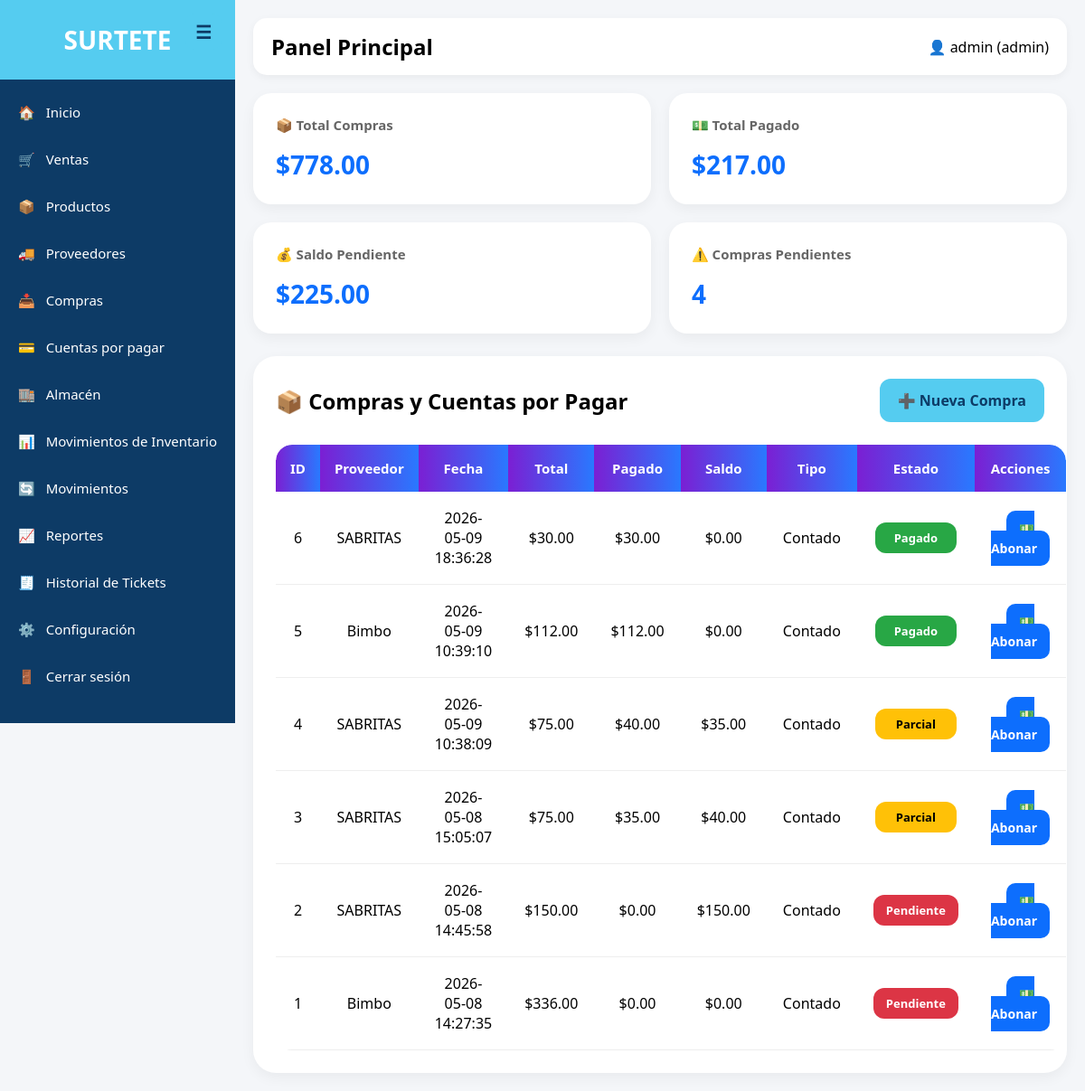
Page /compras/index.php (signed in) on the committed database.
### tables this page shows
CREATE TABLE `compras` (
  `id` int(11) NOT NULL,
  `proveedor_id` int(11) NOT NULL,
  `fecha` datetime DEFAULT current_timestamp(),
  `total` decimal(10,2) NOT NULL,
  `estado` enum('pendiente','recibido','pagado') DEFAULT 'pendiente',
  `subtotal` decimal(10,2) DEFAULT 0.00,
  `descuento` decimal(10,2) DEFAULT 0.00,
  `iva` decimal(10,2) DEFAULT 0.00,
  `pagado` decimal(10,2) DEFAULT 0.00,
  `saldo` decimal(10,2) DEFAULT 0.00,
  `tipo_pago` enum('contado','credito') DEFAULT 'contado',
  `estado_pago` enum('pendiente','parcial','pagado') DEFAULT 'pendiente'
);

CREATE TABLE `proveedores` (
  `id` int(11) NOT NULL,
  `nombre_empresa` varchar(150) NOT NULL,
  `empresa_telefono` varchar(20) DEFAULT NULL,
  `email` varchar(100) DEFAULT NULL,
  `empresa_direccion` text DEFAULT NULL,
  `redes_sociales` text DEFAULT NULL,
  `vendedor_nombre` varchar(150) DEFAULT NULL,
  `vendedor_telefono` varchar(20) DEFAULT NULL,
  `gerente_nombre` varchar(150) DEFAULT NULL,
  `gerente_telefono` varchar(20) DEFAULT NULL,
  `activo` tinyint(1) NOT NULL,
  `fecha_creacion` timestamp NOT NULL DEFAULT current_timestamp() ON UPDATE current_timestamp()
);

### compras/index.php (the view, shortened to what this page needs)
<?php
include("../config/db.php");
$sql = "
SELECT
compras.*,
proveedores.nombre_empresa AS proveedor
FROM compras
INNER JOIN proveedores
ON compras.proveedor_id = proveedores.id
ORDER BY compras.id DESC
";
$stmt = $conexion->query($sql);
$compras = $stmt->fetchAll();
?>
<!DOCTYPE html>
<html lang="es">
<head>
<link rel="stylesheet"
href="../assets/css/style.css">
</head>
<body>
<?php include("../includes/sidebar.php"); ?>
<div class="main">
<?php include("../includes/topbar.php"); ?>
<?php
$totalCompras = 0;
$totalPagado = 0;
$totalSaldo = 0;
$pendientes = 0;
foreach($compras as $c){
    $totalCompras += $c['total'];
    $totalPagado += $c['pagado'];
    $totalSaldo += $c['saldo'];
    if($c['estado_pago'] != 'pagado'){
        $pendientes++;
    }
}
?>
<div class="resumen">
<div class="card-resumen">
    <h3>📦 Total Compras</h3>
    <h2>$<?php echo number_format($totalCompras,2); ?></h2>
</div>
<div class="card-resumen">
    <h3>💵 Total Pagado</h3>
    <h2>$<?php echo number_format($totalPagado,2); ?></h2>
</div>
<div class="card-resumen">
    <h3>💰 Saldo Pendiente</h3>
    <h2>$<?php echo number_format($totalSaldo,2); ?></h2>
</div>
<div class="card-resumen">
    <h3>⚠️ Compras Pendientes</h3>
    <h2><?php echo $pendientes; ?></h2>
</div>
</div>
<div class="table-container">
<div class="top-actions">
<h2>📦 Compras y Cuentas por Pagar</h2>
<a href="crear.php" class="btn">
➕ Nueva Compra
</a>
</div>
<table>
<thead>
<tr>
    <th>ID</th>
    <th>Proveedor</th>
    <th>Fecha</th>
    <th>Total</th>
    <th>Pagado</th>
    <th>Saldo</th>
    <th>Tipo</th>
    <th>Estado</th>
    <th>Acciones</th>
</tr>
</thead>
<tbody>
<?php foreach($compras as $c): ?>
<?php
$clase = 'pendiente';
if($c['estado_pago'] == 'pagado'){
    $clase = 'pagado';
}
elseif($c['estado_pago'] == 'parcial'){
    $clase = 'parcial';
}
?>
<tr>
<td>
<?php echo $c['id']; ?>
</td>
<td>
<?php echo $c['proveedor']; ?>
</td>
<td>
<?php echo $c['fecha']; ?>
</td>
<td> $<?php echo number_format($c['total'],2); ?> </td>
<td> $<?php echo number_format($c['pagado'],2); ?> </td>
<td> $<?php echo number_format($c['saldo'],2); ?> </td>
<td>
<?php echo ucfirst($c['tipo_pago']); ?>
</td>
<td>
<span class="estado <?php echo $clase; ?>">
<?php echo ucfirst($c['estado_pago']); ?>
</span>
</td>
<td>
<a class="btn-abono" href="abonar.php?id=<?php echo $c['id']; ?>"> 💵 Abonar </a>
</td>
</tr>
<?php endforeach; ?>
</tbody>
</table>
</div>
</div>
</body>
</html>

### includes/sidebar.php (shortened to what this page needs)
<div class="sidebar" id="sidebar">
    <div class="toggle-btn" onclick="toggleSidebar()">
        ☰
    </div>
    <div class="logo">
        SURTETE
    </div>
    <div class="menu">
        <a href="/surtete/index.php">
            🏠 <span>Inicio</span>
        </a>
        <a href="/surtete/ventas/pos.php">
            🛒 <span>Ventas</span>
        </a>
        <a href="/surtete/productos/index.php">
            📦 <span>Productos</span>
        </a>
        <a href="/surtete/proveedores/proveedores.php">
            🚚 <span>Proveedores</span>
        </a>
        <a href="/surtete/compras/crear.php">
            📥 <span>Compras</span>
        </a>
        <a href="/surtete/compras/index.php">
            💳 <span>Cuentas por pagar</span>
        </a>
        <a href="/surtete/almacen/index.php">
            🏬 <span>Almacén</span>
        </a>
        <a href="/surtete/inventario/index.php">
            📊 <span>Movimientos de Inventario</span>
        </a>
        <a href="/surtete/inventario/agregar_movimiento.php">
            🔄 <span>Movimientos</span>
        </a>
        <a href="#">
            📈 <span>Reportes</span>
        </a>
        <a href="/surtete/ventas/historial_tickets.php">
            🧾 <span>Historial de Tickets</span>
        </a>
        <?php if($_SESSION['rol'] == 'admin'): ?>
            <a href="/surtete/configuracion/ticket.php">
                ⚙️ <span>Configuración</span>
            </a>
        <?php endif; ?>
        <a href="/surtete/auth/logout.php">
            🚪 <span>Cerrar sesión</span>
        </a>
    </div>
</div>

### includes/topbar.php
<div class="topbar">
    <h2>Panel Principal</h2>
    <div>
        👤 <?php echo $_SESSION['usuario']; ?>
        (<?php echo $_SESSION['rol']; ?>)
    </div>
</div>

### assets/css/style.css (style rules this page uses)
* { margin:0; padding:0; box-sizing:border-box; }
body { font-family:'Segoe UI',sans-serif; background:#f4f8fb; }
.sidebar { width:240px; height:100vh; background:#0d6efd; position:fixed; left:0; top:0; color:white; display:flex; flex-direction:column; }
.logo { background:#55ccf0; padding:20px; text-align:center; font-size:22px; font-weight:bold; color:#0d3b66; }
.menu { margin-top:20px; }
.menu a { color:white; text-decoration:none; padding:15px 20px; display:block; transition:.3s; }
.main { margin-left:240px; padding:20px; }
.topbar { background:white; padding:15px 20px; border-radius:15px; display:flex; justify-content:space-between; align-items:center; margin-bottom:20px; box-shadow:0 3px 10px rgba(0,0,0,0.05); }

### compras/index.php (style rules this page uses)
body { background:#f4f6f9; font-family:'Segoe UI', sans-serif; }
.table-container { background:white; padding:25px; border-radius:25px; box-shadow:0 5px 15px rgba(0,0,0,0.05); }
.btn { background:#55ccf0; color:#0d3b66; padding:13px 20px; border-radius:12px; text-decoration:none; font-weight:bold; transition:0.3s; }
.top-actions { display:flex; justify-content:space-between; align-items:center; margin-bottom:25px; }
table { width:100%; border-collapse:separate; border-spacing:0; overflow:hidden; border-radius:18px; }
table th { background:linear-gradient( 90deg, #7b1fd3, #2979ff ); color:white; padding:16px; text-align:center; font-size:15px; }
table td { padding:18px; text-align:center; border-bottom:1px solid #eee; background:white; }
table th:first-child { border-top-left-radius:18px; }
table th:last-child { border-top-right-radius:18px; }
.estado { padding:8px 14px; border-radius:12px; color:white; font-weight:bold; font-size:13px; display:inline-block; min-width:90px; }
.pagado { background:#28a745; }
.parcial { background:#ffc107; color:black; }
.pendiente { background:#dc3545; }
.btn-abono { background:#0d6efd; color:white; padding:10px 14px; border-radius:10px; text-decoration:none; font-size:14px; font-weight:bold; transition:0.3s; }
.resumen { display:grid; grid-template-columns:repeat(4,1fr); gap:20px; margin-bottom:25px; }
.card-resumen { background:white; padding:25px; border-radius:20px; box-shadow:0 5px 15px rgba(0,0,0,0.05); transition:0.3s; }
.card-resumen h3 { margin:0; color:#666; font-size:15px; }
.card-resumen h2 { margin-top:15px; color:#0d6efd; font-size:28px; }
@media (max-width:1200px) { .resumen { grid-template-columns:repeat(2,1fr); } }

### includes/sidebar.php (style rules this page uses)
.sidebar { width:260px; height:100vh; background:#0d3b66; position:fixed; left:0; top:0; transition:.3s; overflow-y:auto; overflow-x:hidden; z-index:999; }
.logo { color:white; font-size:28px; font-weight:bold; text-align:center; padding:25px 10px; }
.menu { display:flex; flex-direction:column; margin-top:10px; }
.menu a { color:white; text-decoration:none; padding:16px 20px; transition:.2s; display:flex; align-items:center; gap:12px; font-size:15px; }
.menu a span { transition:.2s; white-space:nowrap; }
.toggle-btn { position:absolute; top:15px; right:15px; background:#55ccf0; color:#0d3b66; width:40px; height:40px; border-radius:10px; display:flex; align-items:center; justify-content:center; cursor:pointer; font-size:20px; font-weight:bold; }
.main { margin-left:260px; transition:.3s; padding:20px; }

### rows in the picture
compras: id "6", proveedor.nombre_empresa "SABRITAS", fecha "2026-05-09 18:36:28", total "30.00", pagado "30.00", saldo "0.00", tipo_pago "Contado", estado_pago "Pagado"
compras: id "5", proveedor.nombre_empresa "Bimbo", fecha "2026-05-09 10:39:10", total "112.00", pagado "112.00", saldo "0.00", tipo_pago "Contado", estado_pago "Pagado"
compras: id "4", proveedor.nombre_empresa "SABRITAS", fecha "2026-05-09 10:38:09", total "75.00", pagado "40.00", saldo "35.00", tipo_pago "Contado", estado_pago "Parcial"
compras: id "3", proveedor.nombre_empresa "SABRITAS", fecha "2026-05-08 15:05:07", total "75.00", pagado "35.00", saldo "40.00", tipo_pago "Contado", estado_pago "Parcial"
compras: id "2", proveedor.nombre_empresa "SABRITAS", fecha "2026-05-08 14:45:58", total "150.00", pagado "0.00", saldo "150.00", tipo_pago "Contado", estado_pago "Pendiente"
compras: id "1", proveedor.nombre_empresa "Bimbo", fecha "2026-05-08 14:27:35", total "336.00", pagado "0.00", saldo "0.00", tipo_pago "Contado", estado_pago "Pendiente"

### other values in the picture
$_SESSION['usuario'] "admin"
$_SESSION['rol'] "admin"
$totalCompras "778.00"
$totalPagado "217.00"
$totalSaldo "225.00"
$pendientes "4"
